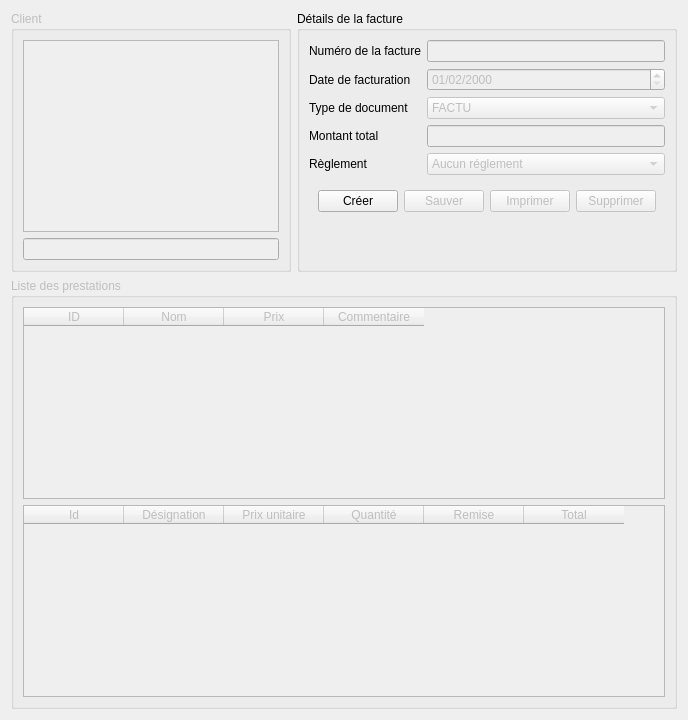
          <widget class="QWidget" name="tabFact1">
           <attribute name="title">
            <string>Editer une facture</string>
           </attribute>
           <layout class="QGridLayout" name="gridLayout_9">
            <item row="2" column="0" colspan="2">
             <widget class="QGroupBox" name="fArticleGroup">
              <property name="enabled">
               <bool>false</bool>
              </property>
              <property name="minimumSize">
               <size>
                <width>0</width>
                <height>0</height>
               </size>
              </property>
              <property name="title">
               <string>Liste des prestations</string>
              </property>
              <layout class="QGridLayout" name="gridLayout_11">
               <item row="1" column="0">
                <widget class="QTableWidget" name="fArtLink">
                 <property name="alternatingRowColors">
                  <bool>true</bool>
                 </property>
                 <property name="selectionMode">
                  <enum>QAbstractItemView::SingleSelection</enum>
                 </property>
                 <property name="sortingEnabled">
                  <bool>true</bool>
                 </property>
                 <attribute name="verticalHeaderVisible">
                  <bool>false</bool>
                 </attribute>
                 <column>
                  <property name="text">
                   <string>Id</string>
                  </property>
                 </column>
                 <column>
                  <property name="text">
                   <string>Désignation</string>
                  </property>
                 </column>
                 <column>
                  <property name="text">
                   <string>Prix unitaire</string>
                  </property>
                 </column>
                 <column>
                  <property name="text">
                   <string>Quantité</string>
                  </property>
                 </column>
                 <column>
                  <property name="text">
                   <string>Remise</string>
                  </property>
                 </column>
                 <column>
                  <property name="text">
                   <string>Total</string>
                  </property>
                 </column>
                </widget>
               </item>
               <item row="0" column="0">
                <widget class="QTableWidget" name="fArtList">
                 <property name="editTriggers">
                  <set>QAbstractItemView::NoEditTriggers</set>
                 </property>
                 <property name="alternatingRowColors">
                  <bool>true</bool>
                 </property>
                 <property name="selectionMode">
                  <enum>QAbstractItemView::SingleSelection</enum>
                 </property>
                 <property name="sortingEnabled">
                  <bool>true</bool>
                 </property>
                 <attribute name="verticalHeaderVisible">
                  <bool>false</bool>
                 </attribute>
                 <column>
                  <property name="text">
                   <string>ID</string>
                  </property>
                 </column>
                 <column>
                  <property name="text">
                   <string>Nom</string>
                  </property>
                 </column>
                 <column>
                  <property name="text">
                   <string>Prix</string>
                  </property>
                 </column>
                 <column>
                  <property name="text">
                   <string>Commentaire</string>
                  </property>
                 </column>
                </widget>
               </item>
              </layout>
             </widget>
            </item>
            <item row="0" column="0">
             <widget class="QGroupBox" name="fClientGroup">
              <property name="enabled">
               <bool>false</bool>
              </property>
              <property name="title">
               <string>Client</string>
              </property>
              <layout class="QGridLayout" name="gridLayout_10">
               <item row="1" column="0">
                <widget class="QLineEdit" name="fClient">
                 <property name="enabled">
                  <bool>false</bool>
                 </property>
                </widget>
               </item>
               <item row="0" column="0">
                <widget class="QListWidget" name="fClientList">
                 <property name="alternatingRowColors">
                  <bool>true</bool>
                 </property>
                </widget>
               </item>
              </layout>
             </widget>
            </item>
            <item row="0" column="1">
             <widget class="QGroupBox" name="fDetail">
              <property name="sizePolicy">
               <sizepolicy hsizetype="Minimum" vsizetype="Minimum">
                <horstretch>0</horstretch>
                <verstretch>0</verstretch>
               </sizepolicy>
              </property>
              <property name="title">
               <string>Détails de la facture</string>
              </property>
              <layout class="QFormLayout" name="formLayout_7">
               <property name="fieldGrowthPolicy">
                <enum>QFormLayout::AllNonFixedFieldsGrow</enum>
               </property>
               <item row="0" column="0">
                <widget class="QLabel" name="fNumLab">
                 <property name="text">
                  <string>Numéro de la facture</string>
                 </property>
                </widget>
               </item>
               <item row="0" column="1">
                <widget class="QLineEdit" name="fNum">
                 <property name="enabled">
                  <bool>false</bool>
                 </property>
                </widget>
               </item>
               <item row="1" column="0">
                <widget class="QLabel" name="fDateLab">
                 <property name="text">
                  <string>Date de facturation</string>
                 </property>
                </widget>
               </item>
               <item row="1" column="1">
                <widget class="QDateEdit" name="fDate">
                 <property name="enabled">
                  <bool>false</bool>
                 </property>
                 <property name="displayFormat">
                  <string>dd/MM/yyyy</string>
                 </property>
                 <property name="date">
                  <date>
                   <year>2000</year>
                   <month>2</month>
                   <day>1</day>
                  </date>
                 </property>
                </widget>
               </item>
               <item row="2" column="0">
                <widget class="QLabel" name="fTypeLab">
                 <property name="text">
                  <string>Type de document</string>
                 </property>
                </widget>
               </item>
               <item row="2" column="1">
                <widget class="QComboBox" name="fType">
                 <property name="enabled">
                  <bool>false</bool>
                 </property>
                 <item>
                  <property name="text">
                   <string>FACTU</string>
                  </property>
                 </item>
                 <item>
                  <property name="text">
                   <string>DEVIS</string>
                  </property>
                 </item>
                </widget>
               </item>
               <item row="3" column="0">
                <widget class="QLabel" name="fMontantLab">
                 <property name="text">
                  <string>Montant total</string>
                 </property>
                </widget>
               </item>
               <item row="3" column="1">
                <widget class="QLineEdit" name="fMontant">
                 <property name="enabled">
                  <bool>false</bool>
                 </property>
                </widget>
               </item>
               <item row="4" column="0">
                <widget class="QLabel" name="fReglLab">
                 <property name="text">
                  <string>Règlement</string>
                 </property>
                </widget>
               </item>
               <item row="4" column="1">
                <widget class="QComboBox" name="fRegl">
                 <property name="enabled">
                  <bool>false</bool>
                 </property>
                 <item>
                  <property name="text">
                   <string>Aucun réglement</string>
                  </property>
                 </item>
                 <item>
                  <property name="text">
                   <string>Chèque</string>
                  </property>
                 </item>
                 <item>
                  <property name="text">
                   <string>Espèces</string>
                  </property>
                 </item>
                 <item>
                  <property name="text">
                   <string>Paypal</string>
                  </property>
                 </item>
                </widget>
               </item>
               <item row="5" column="0" colspan="2">
                <widget class="QFrame" name="frame">
                 <layout class="QGridLayout" name="gridLayout_12">
                  <item row="0" column="1">
                   <widget class="QPushButton" name="fSave">
                    <property name="enabled">
                     <bool>false</bool>
                    </property>
                    <property name="text">
                     <string>Sauver</string>
                    </property>
                   </widget>
                  </item>
                  <item row="0" column="2">
                   <widget class="QPushButton" name="fPrint">
                    <property name="enabled">
                     <bool>false</bool>
                    </property>
                    <property name="text">
                     <string>Imprimer</string>
                    </property>
                   </widget>
                  </item>
                  <item row="0" column="3">
                   <widget class="QPushButton" name="fDel">
                    <property name="enabled">
                     <bool>false</bool>
                    </property>
                    <property name="text">
                     <string>Supprimer</string>
                    </property>
                   </widget>
                  </item>
                  <item row="0" column="0">
                   <widget class="QPushButton" name="fNew">
                    <property name="text">
                     <string>Créer</string>
                    </property>
                   </widget>
                  </item>
                 </layout>
                </widget>
               </item>
              </layout>
             </widget>
            </item>
           </layout>
          </widget>
